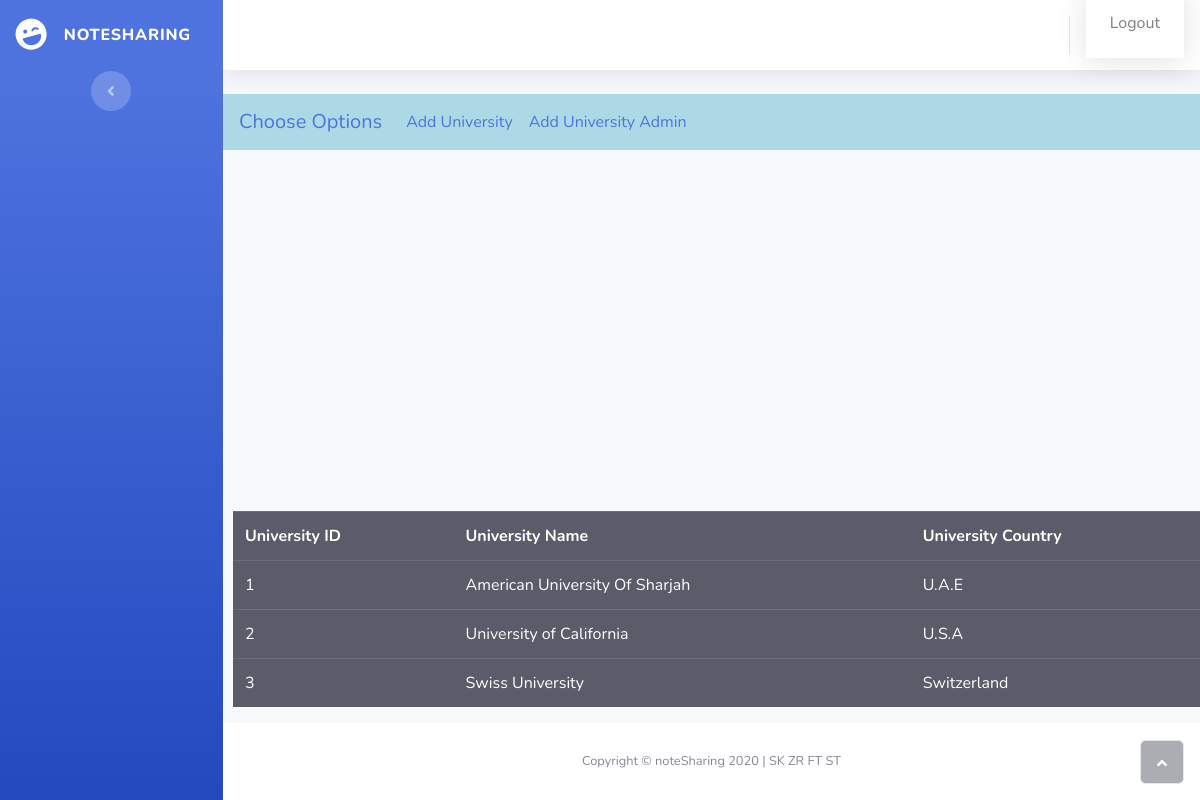
/admin, run on an earlier commit of the app's database.
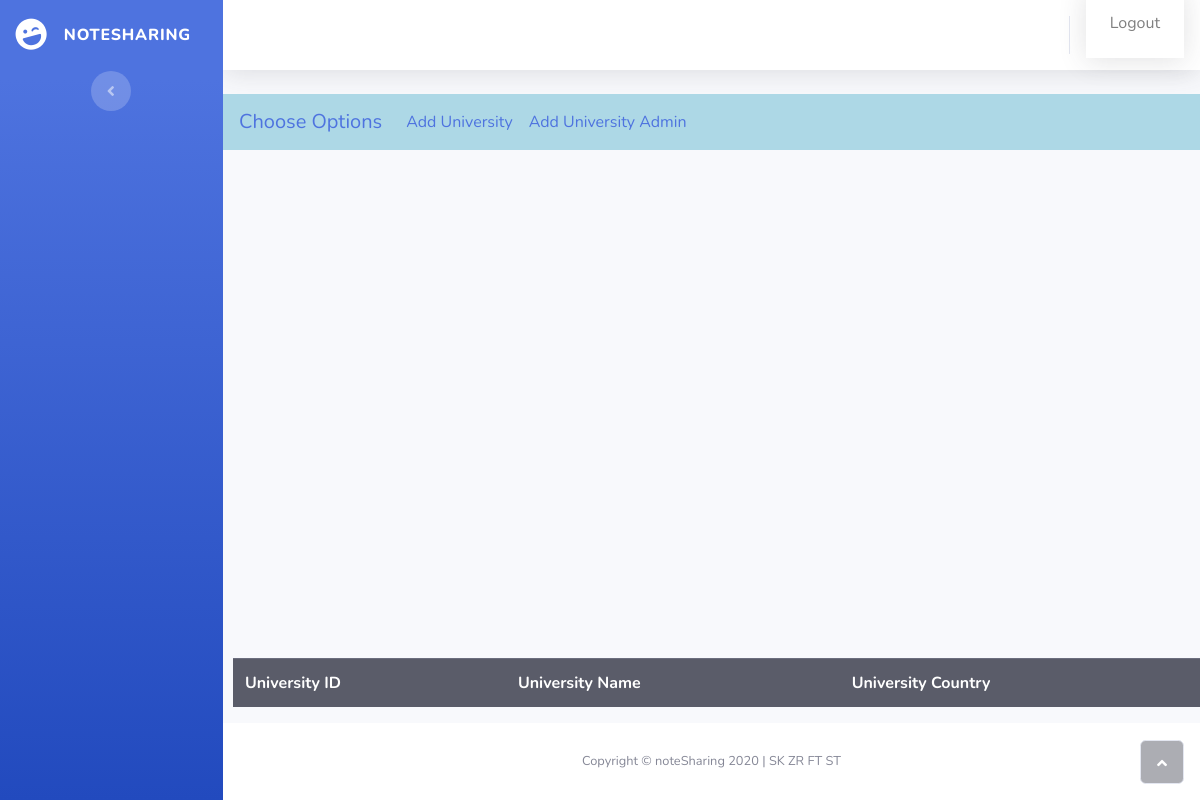
And on a later commit of the database.
### swe_project/models.py (models this page shows)
class University(db.Model):
    id=db.Column(db.Integer,primary_key=True)
    name=db.Column(db.String(40),nullable=False,unique=True)
    country=db.Column(db.String(40),nullable=False)

### swe_project/routes.py (the view)
@app.route('/admin', methods=['GET','POST'])
def admin():
    return render_template('admin.html', universityList=University.query.all())

### swe_project/templates/admin.html (shortened to what this page needs)
<!DOCTYPE html>
<html>
<head>
    <link rel="stylesheet" href="static/assets/bootstrap/css/bootstrap.min.css">
    <link rel="stylesheet" href="static/assets/fonts/fontawesome-all.min.css">
</head>
<body id="page-top">
    <div id="wrapper">
        <nav class="navbar navbar-dark align-items-start sidebar sidebar-dark accordion bg-gradient-primary p-0">
            <div class="container-fluid d-flex flex-column p-0">
                <a class="navbar-brand d-flex justify-content-center align-items-center sidebar-brand m-0" href="#">
                    <div class="sidebar-brand-icon rotate-n-15"><i class="fas fa-laugh-wink"></i></div>
                    <div class="sidebar-brand-text mx-3"><span>noteSharing</span></div>
                </a>
                <div class="text-center d-none d-md-inline"><button class="btn rounded-circle border-0" id="sidebarToggle" type="button"></button></div>
            </div>
        </nav>
        <div class="d-flex flex-column" id="content-wrapper">
            <div id="content">
                <nav class="navbar navbar-light navbar-expand bg-white shadow mb-4 topbar static-top">
                    <div class="container-fluid"><button class="btn btn-link d-md-none rounded-circle mr-3" id="sidebarToggleTop" type="button"></button>
                        <ul class="nav navbar-nav flex-nowrap ml-auto">
                                <nav class="navbar navbar-dark navbar-expand bg-white shadow mb-4 topbar static-top">
                                    <a class="nav-item nav-link" href="{{ url_for('logout') }}">Logout</a>
                                </nav>
            </div>
            </nav>
            <nav class="navbar navbar-expand-lg class="navbar navbar-light" style="background-color:lightblue;">
                    <a class="navbar-brand" href="#">Choose Options</a>
                    <div class="collapse navbar-collapse" id="navbarSupportedContent">
                      <ul class="navbar-nav mr-auto">
                        <li class="nav-item ">
                          <a class="nav-link" href="{{url_for('addUNI')}}">Add University <span class="sr-only">(current)</span></a>
                        </li>
                        <li class="nav-item">
                                <a class="nav-link" href="{{url_for('addUNIADMIN')}}">Add University Admin</a>
                        </li>
                    </ul>
             </nav>
        </div>
        <table class= "table table-dark" style="margin-top: 30px; margin-left: 10px;">
        <tr>
                <th scope="col">
                    University ID
                </th>
                <th scope= "col">
                     University Name
                </th>
                <th scope= "col">
                    University Country
               </th>
            </tr>
            {%for uni in universityList%}
            <tr>
                <td scope="col">
                    {{uni.id}}
                </td>
                <td scope="col">
                    {{uni.name}}
                </td>
                <td scope="col">
                    {{uni.country}}
                </td>
            </tr>
        {%endfor%}
</table>
        <footer class="bg-white sticky-footer">
            <div class="container my-auto">
                <div class="text-center my-auto copyright"><span>Copyright © noteSharing 2020 | SK ZR FT ST</span></div>
            </div>
        </footer>
    </div><a class="border rounded d-inline scroll-to-top" href="#page-top"><i class="fas fa-angle-up"></i></a></div>
</body>
</html>

What changed in the data, as far as the page shows it:
removed University: id "1", name "American University Of Sharjah", country "U.A.E"
removed University: id "2", name "University of California", country "U.S.A"
removed University: id "3", name "Swiss University", country "Switzerland"
